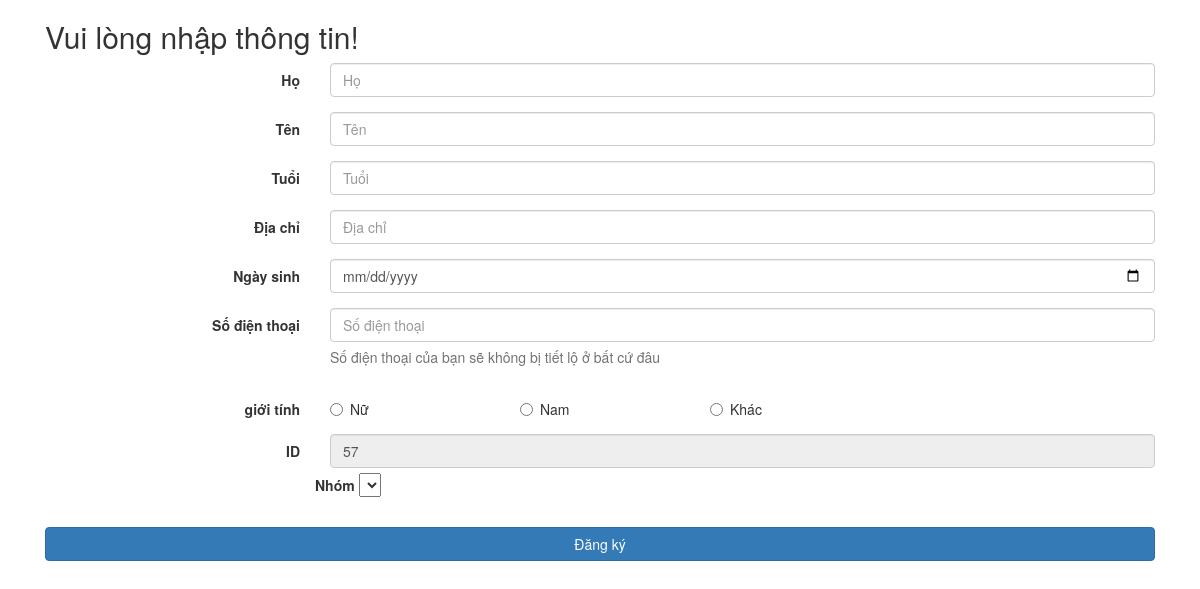
The page /register/create_infor.php?accout=phamthokd19@gmail.com on the database as committed earlier.
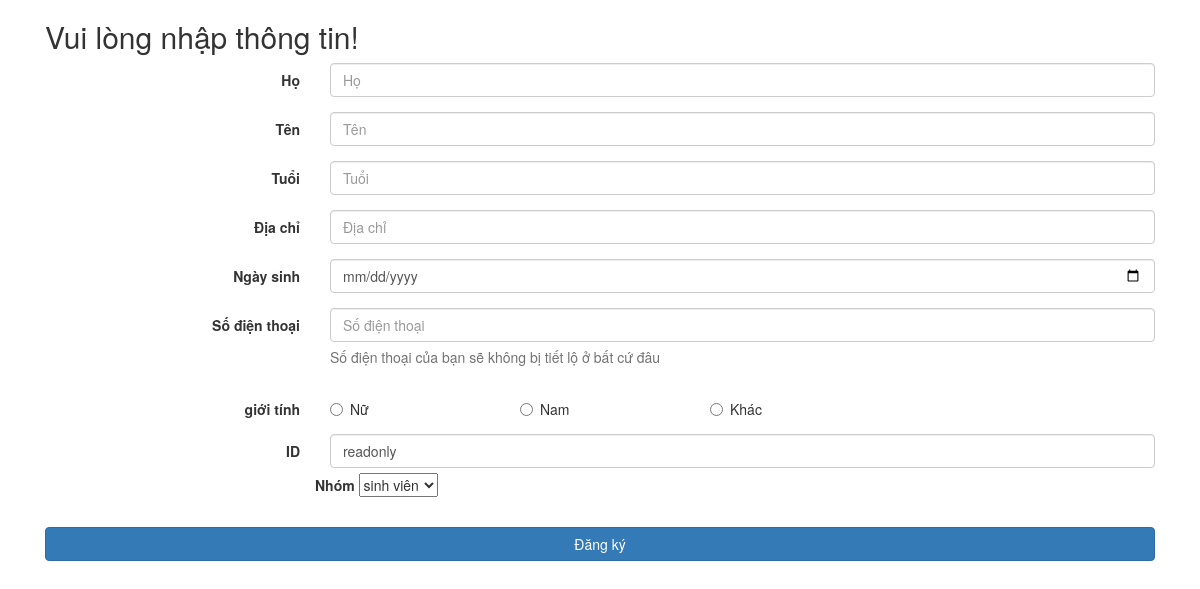
The same page on the database as committed later.
### tables this page shows
CREATE TABLE `users` (
  `userid` int(6) UNSIGNED NOT NULL,
  `email` varchar(60) NOT NULL,
  `password` char(60) NOT NULL,
  `registration_date` datetime NOT NULL DEFAULT current_timestamp(),
  `user_level` tinyint(10) NOT NULL DEFAULT 0,
  `status` tinyint(1) NOT NULL DEFAULT 0,
  `code` tinyint(4) NOT NULL
);

### register/create_infor.php (the view, shortened to what the changed rows need)
<!DOCTYPE html>
<html lang="en">
<head>
    <link href="https://cdn.jsdelivr.net/npm/bootstrap@5.0.2/dist/css/bootstrap.min.css" rel="stylesheet">
    <link rel="stylesheet" href="https://cdnjs.cloudflare.com/ajax/libs/font-awesome/5.15.4/css/all.min.css" />
</head>
<body>
    <link href="//maxcdn.bootstrapcdn.com/bootstrap/4.0.0/css/bootstrap.min.css" rel="stylesheet" id="bootstrap-css">
<link href="//netdna.bootstrapcdn.com/bootstrap/3.2.0/css/bootstrap.min.css" rel="stylesheet" id="bootstrap-css">
<div class="container">
        <form class="form-horizontal" role="form" action="process_infor.php" method="post">
            <h2>Vui lòng nhập thông tin!</h2>
            <div class="form-group">
                <div class="col-sm-9">
                    <input type="text" id="userid" name="userid" class="form-control" value=
                    <?php if (isset($_GET['accout'])) {
                        $email = $_GET['accout'];
                        require("../config/db.php");
                        $sql = "SELECT * FROM `users` WHERE `email` LIKE '$email'";
                        $result = mysqli_query($conn,$sql);
                        if(mysqli_num_rows($result)>0){
                            while($row = mysqli_fetch_assoc($result)){
                                $ID = $row['userid'];
                                echo ''.$ID.'';
                                }
                        }
                        }
                        ?>
         readonly>
        <div class="form-group">
                <label for="group" class="control-label">Nhóm</label>
                <select name="group" id="group">
                    <?php
                        require("../config/db.php");
                        $sql = "SELECT * FROM group_users";
                        $result = mysqli_query($conn,$sql);
                        if(mysqli_num_rows($result)>0){
                            while($row = mysqli_fetch_assoc($result)){
                                echo '<option value='.$row['group_id'].'>'.$row['group_name'].'</option>';
                            }
                        }
                    ?>
                </select>
        </div>
                </div>
            </div>
        </form>
    </div>
</body>
</html>

Rows that differ between the two databases and show on the page:
removed users: userid "57"
Other text that changed with them:
form field userid: (not shown) → "readonly"
form field group: (not shown) → "sinh viên"
